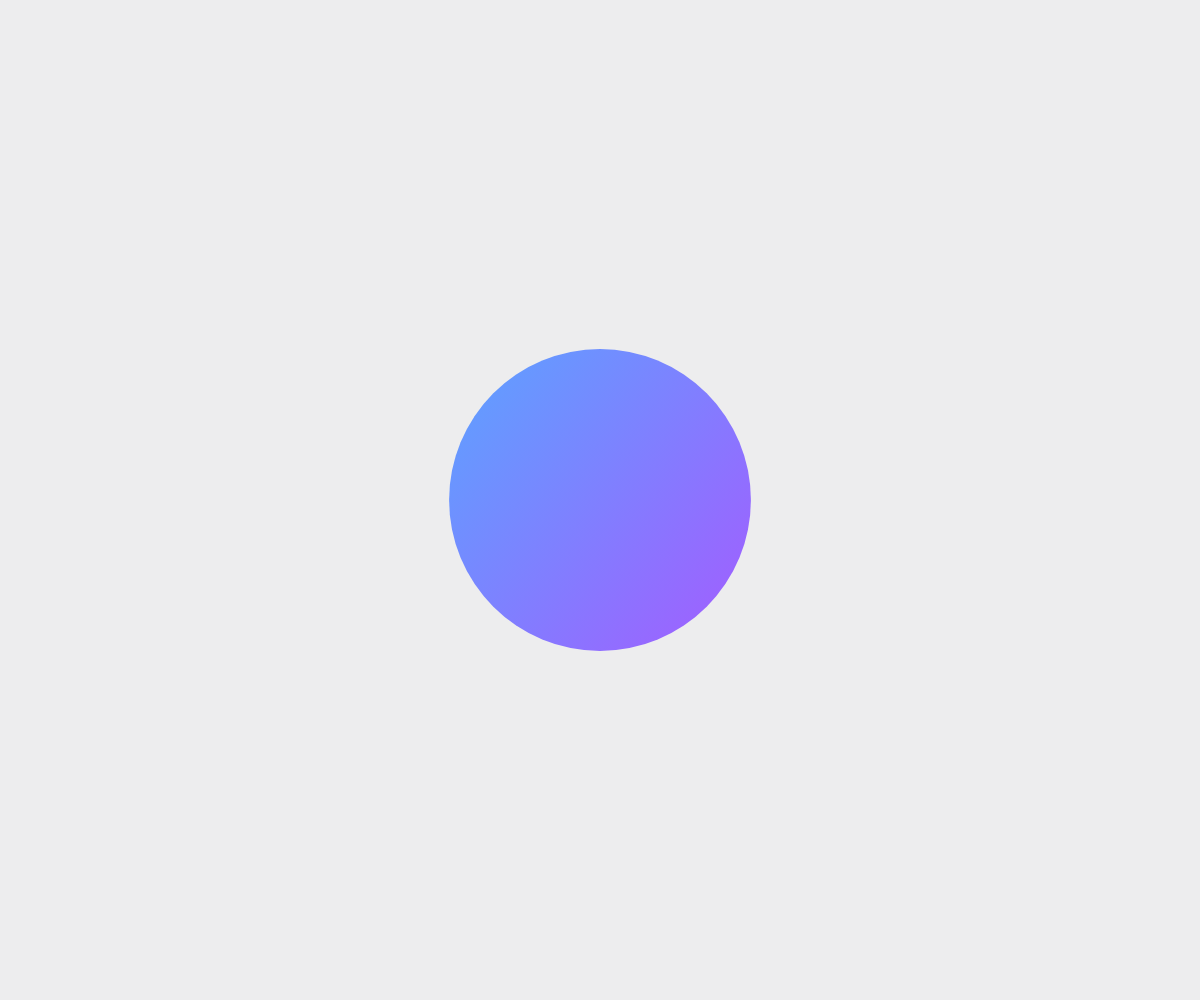
Frame 1 (no input)
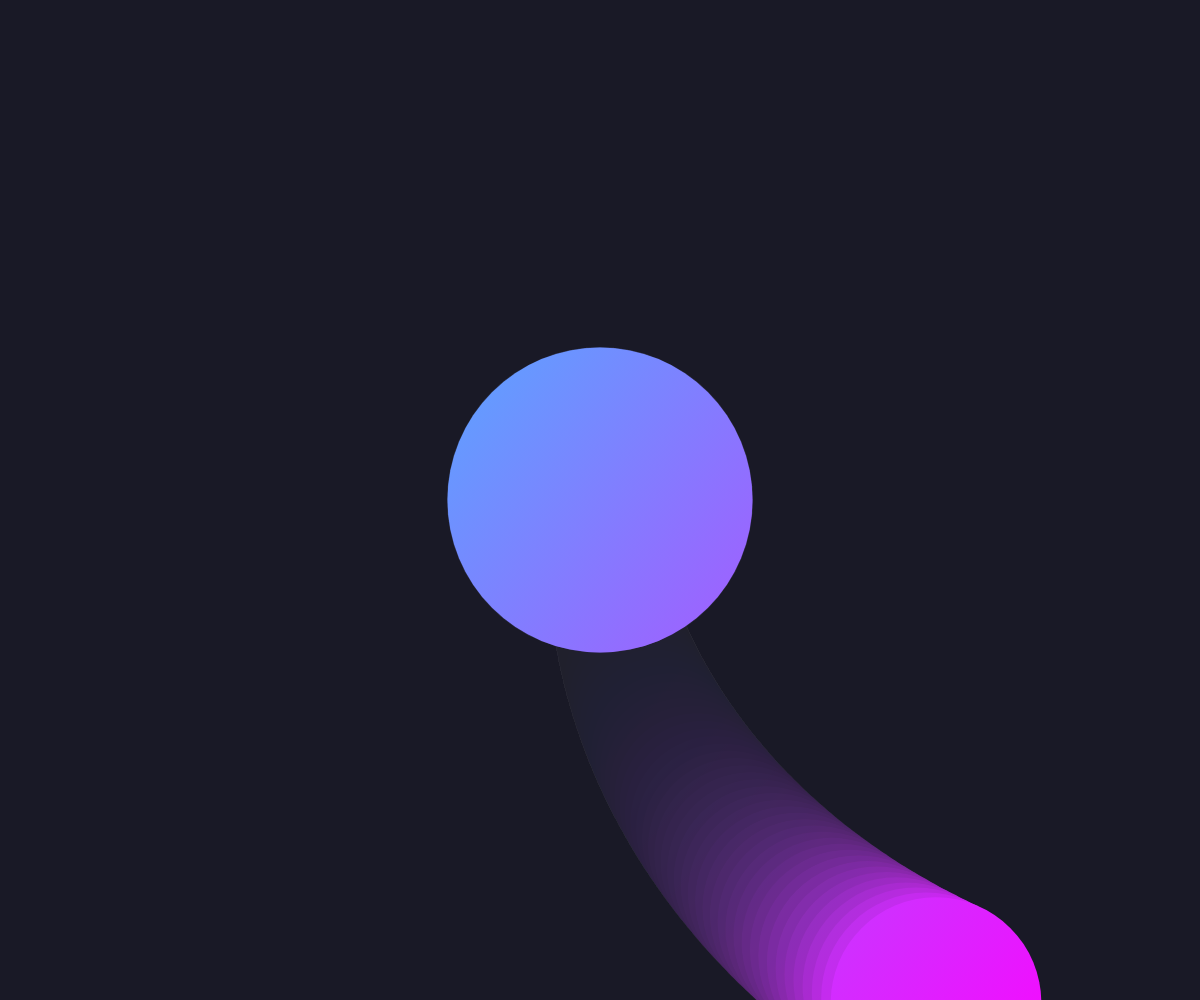
Frame 60 (no input)
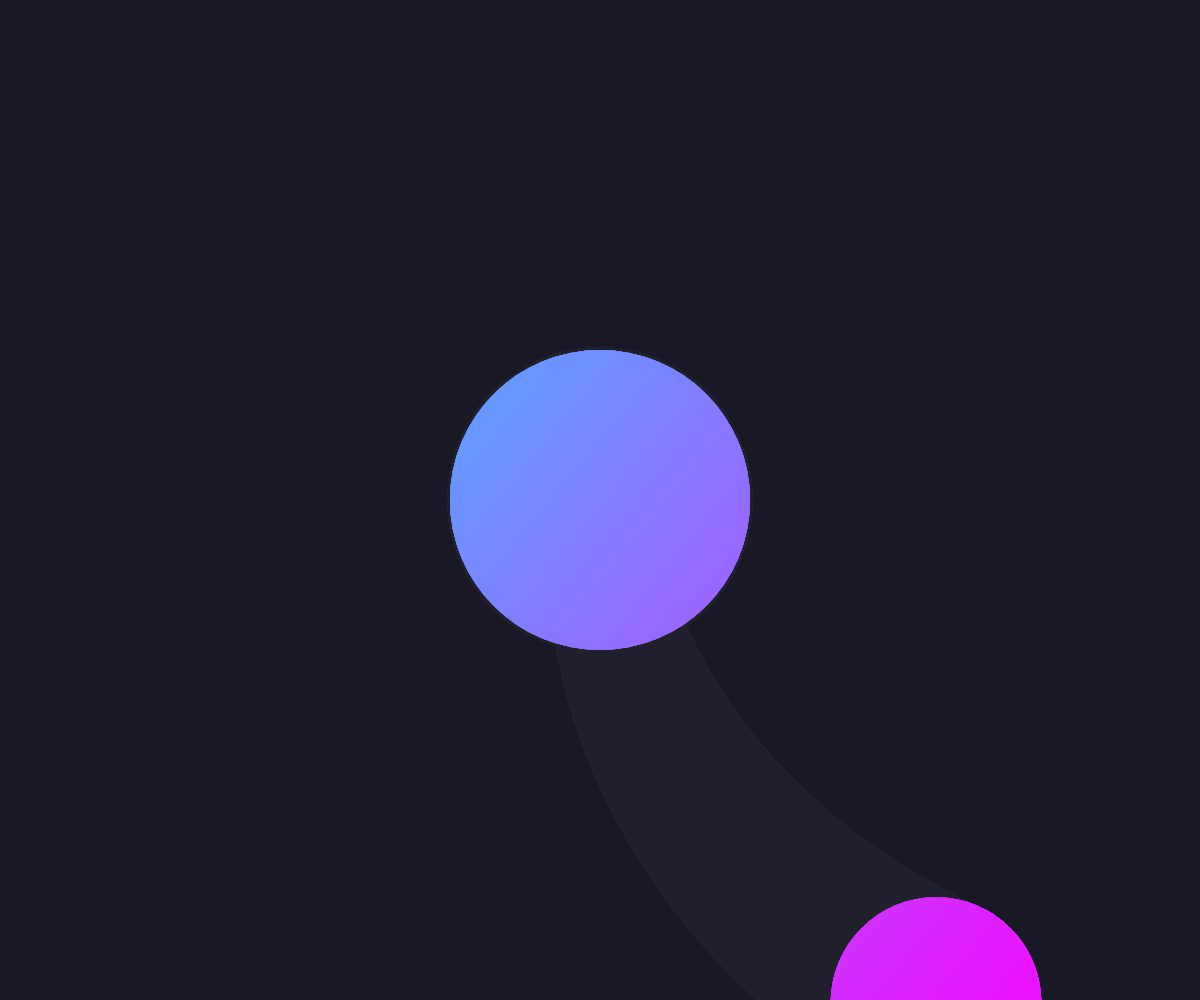
Frame 120 (the mouse pressed at the canvas centre since frame 60)

The p5.js sketch that drew these frames (run headless with seeded random() and noise() and a simulated clock; from frame 60 on, the mouse is pressed at the canvas centre):

// p5.js sketch
// ── sketch.js
let clones = [];

function setup() {
  createCanvas(windowWidth, windowHeight);
  noStroke();
  fill(255, 200, 100, 180);
}

function draw() {
  background(30, 30, 40, 20);
  let gradient = drawingContext.createLinearGradient(20, 20, width - 20, height - 20);
  gradient.addColorStop(0, "cyan");
  gradient.addColorStop(1, "magenta");
  drawingContext.fillStyle = gradient;
  circle(windowWidth / 2, windowHeight / 2, 300 + sin(millis() / 50) * ((((windowWidth / 2) - mouseX)) + (((windowHeight / 2) - mouseY))) * 0.005);
  
  if (!this.lastCloneTime || millis() - this.lastCloneTime > 1000) {
    clones.push({x: windowWidth/2, y: windowHeight/2, r: 100});
    this.lastCloneTime = millis();
  }

  for (let i = 0; i < clones.length; i++) {
    clones[i].x += sin(millis() / 1000 + i)*(((windowWidth/2) - mouseX) * 0.01)*2;
    clones[i].r += cos(millis() / 1000 + i)*((((windowWidth/2) - mouseX)) + (((windowHeight/2) - mouseY)))*0.002;
    clones[i].y += cos(millis() / 1000 + i)*(((windowHeight/2) - mouseY) * 0.01)*2;
    circle(clones[i].x, clones[i].y, clones[i].r);
  }
}
